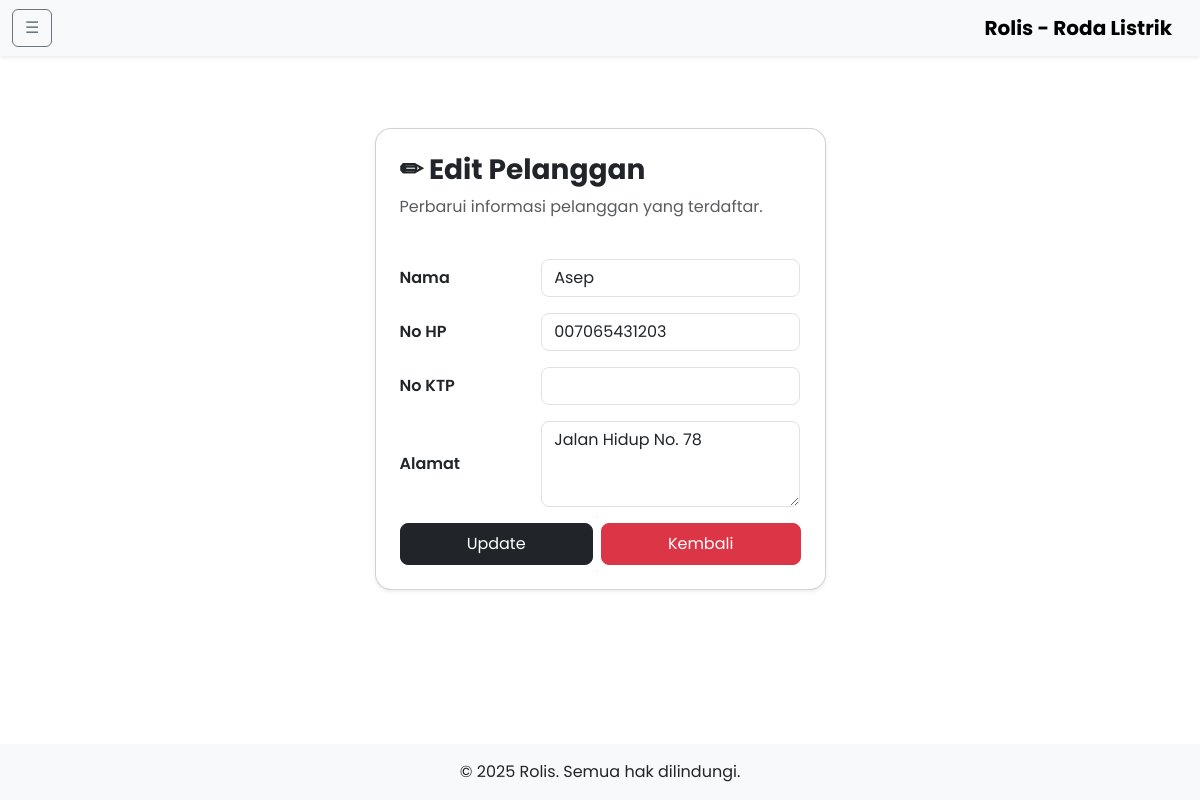
Page /admin-site/customers/edit_customers.php?id=30 on the committed database.
### tables this page shows
CREATE TABLE IF NOT EXISTS `pelanggan` (
  `id_pelanggan` bigint NOT NULL AUTO_INCREMENT,
  `nama` varchar(255) NOT NULL,
  `alamat` varchar(255) NOT NULL,
  `no_hp` varchar(13) NOT NULL,
  `no_ktp` varchar(16) DEFAULT NULL,
  `email` varchar(100) DEFAULT NULL,
  `tgl_beli` date DEFAULT NULL,
  `keterangan` text,
  PRIMARY KEY (`id_pelanggan`)
);

### admin-site/controllers/Controller.php (called while the page is built, shortened)
<?php
require_once '../includes/db.php';
abstract class Controller
{
    protected $conn;
    public function __construct()
    {
        global $conn;
        $this->conn = $conn;
    }
    public function select($query)
    {
        return $this->conn->query($query);
    }
}

### admin-site/controllers/CustomerController.php (called while the page is built, shortened)
<?php
require_once 'Controller.php';
class CustomerController extends Controller
{
    public function edit($id)
    {
        return $this->select("SELECT * FROM pelanggan WHERE id_pelanggan = $id");
    }
}

### admin-site/customers/edit_customers.php (the view, shortened to what this page needs)
<?php
require_once "../controllers/CustomerController.php";
$customerController = new Adminsite\Controllers\CustomerController();
$id = $_GET['id'];
$data = $customerController->edit($id)->fetch_assoc();
include "../includes/header.php";
?>
<main class="container mt-5 pt-4">
  <div class="row justify-content-center">
    <div class="col-md-6 col-lg-5">
      <div class="card rounded-4 shadow-sm p-4">
        <div class="mb-4">
          <h3 class="fw-bold">✏ Edit Pelanggan</h3>
          <p class="text-muted">Perbarui informasi pelanggan yang terdaftar.</p>
        </div>
        <form method="POST" novalidate>
          <div class="mb-3 row align-items-center">
            <label for="nama" class="col-sm-4 col-form-label fw-semibold">Nama</label>
            <div class="col-sm-8">
              <input type="text" name="nama" id="nama" class="form-control rounded-3" value="<?= htmlspecialchars($data['nama']) ?>" required>
            </div>
          </div>
          <div class="mb-3 row align-items-center">
            <label for="no_hp" class="col-sm-4 col-form-label fw-semibold">No HP</label>
            <div class="col-sm-8">
              <input type="text" name="no_hp" id="no_hp" class="form-control rounded-3" value="<?= htmlspecialchars($data['no_hp']) ?>" required>
            </div>
          </div>
          <div class="mb-3 row align-items-center">
            <label for="no_ktp" class="col-sm-4 col-form-label fw-semibold">No KTP</label>
            <div class="col-sm-8">
              <input type="text" name="no_ktp" id="no_ktp" class="form-control rounded-3" value="<?= htmlspecialchars($data['no_ktp']) ?>" required>
            </div>
          </div>
          <div class="mb-3 row align-items-center">
            <label for="alamat" class="col-sm-4 col-form-label fw-semibold">Alamat</label>
            <div class="col-sm-8">
              <textarea name="alamat" id="alamat" class="form-control rounded-3" rows="3" required><?= htmlspecialchars($data['alamat']) ?></textarea>
            </div>
          </div>
          <div class="d-flex justify-content-center gap-2">
            <button type="submit" class="btn btn-dark rounded-3 px-4 py-2 flex-grow-1">Update</button>
            <a href="index_customers.php" class="btn btn-danger rounded-3 px-4 py-2 flex-grow-1">Kembali</a>
          </div>
        </form>
      </div>
    </div>
  </div>
</main>
<?php include "../includes/footer.php"; ?>

### public/assets/css/custom.css (style rules this page uses)
body { font-family: "Poppins", sans-serif; }
body.d-flex { min-height: 100vh; flex-direction: column; }
main { flex: 1 0 auto; }

### rows in the picture
pelanggan: nama "Asep", no_hp "007065431203", alamat "Jalan Hidup No. 78"
